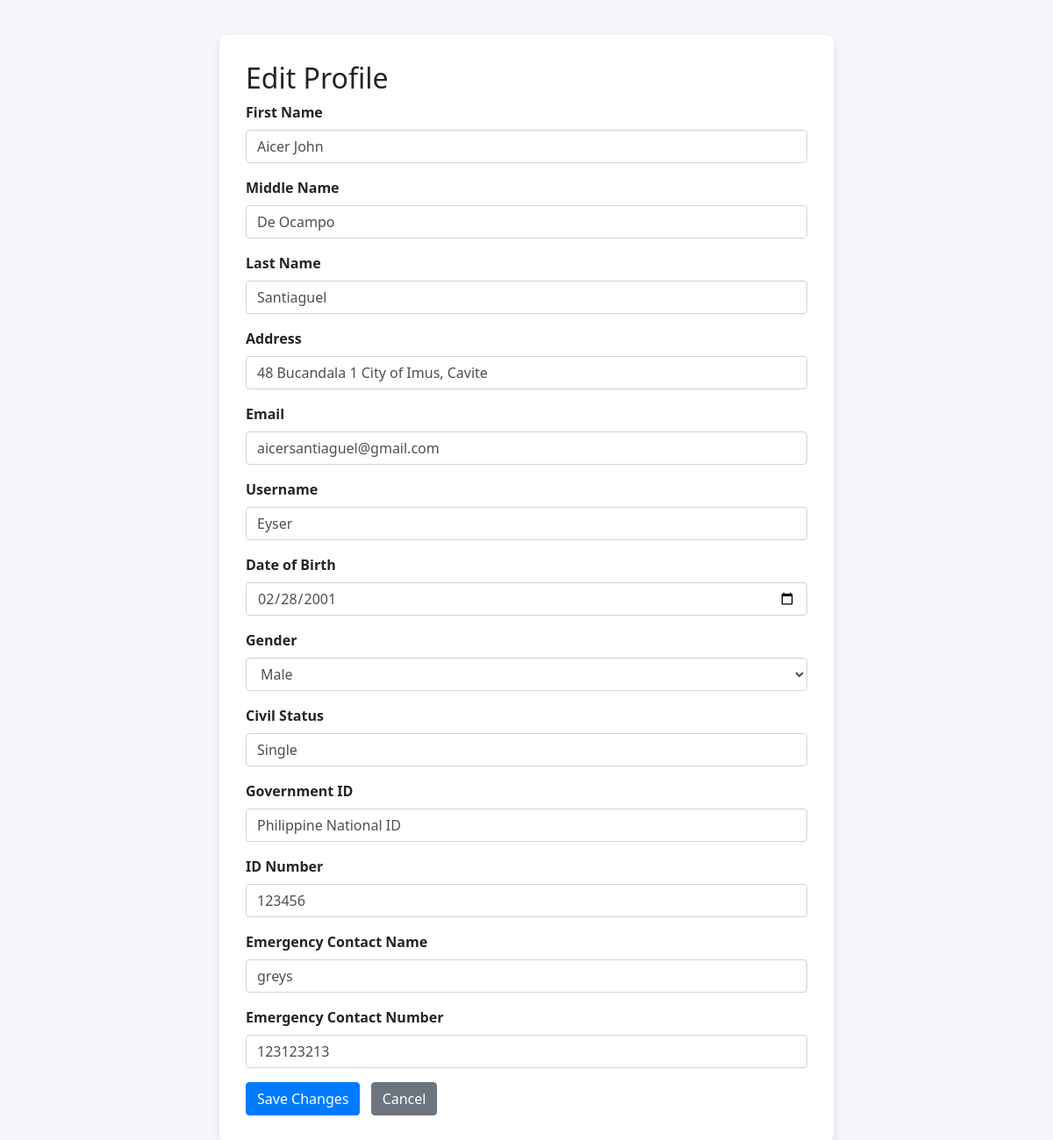
Screenshot of /chatbot-main/edit_profile.php (signed in) with the database file from the repository.
### tables this page shows
CREATE TABLE `users` (
  `id` int(11) NOT NULL,
  `first_name` varchar(100) NOT NULL,
  `middle_name` varchar(100) DEFAULT NULL,
  `last_name` varchar(100) NOT NULL,
  `address` varchar(255) NOT NULL,
  `email` varchar(150) NOT NULL,
  `username` varchar(100) NOT NULL,
  `password` varchar(255) NOT NULL,
  `dob` date NOT NULL,
  `gender` enum('Male','Female') NOT NULL,
  `civil_status` enum('Single','Married','Widowed') NOT NULL,
  `government_id` varchar(100) NOT NULL,
  `id_number` varchar(100) NOT NULL,
  `emergency_contact_name` varchar(150) NOT NULL,
  `emergency_contact_number` varchar(50) NOT NULL,
  `profile_pic` varchar(255) DEFAULT NULL,
  `dependents` text DEFAULT NULL,
  `status` enum('pending','approved','rejected') NOT NULL DEFAULT 'pending',
  `created_at` timestamp NOT NULL DEFAULT current_timestamp(),
  `updated_at` timestamp NOT NULL DEFAULT current_timestamp() ON UPDATE current_timestamp(),
  `is_admin` tinyint(1) NOT NULL DEFAULT 0
);

### chatbot-main/edit_profile.php (the view, shortened to what this page needs)
<?php
require_once('session_check.php');
$servername = "localhost";
$username = "root";
$password = "";
$dbname = "barangay_db";
try {
    $pdo = new PDO("mysql:host=$servername;dbname=$dbname;charset=utf8mb4", $username, $password);
    $pdo->setAttribute(PDO::ATTR_ERRMODE, PDO::ERRMODE_EXCEPTION);
    $stmt = $pdo->prepare("SELECT * FROM users WHERE id = ?");
    $stmt->execute([$_SESSION['user_id']]);
    $user = $stmt->fetch();
} catch (PDOException $e) {
    die("Database error: " . $e->getMessage());
}
?>
<!DOCTYPE html>
<html lang="en">
<head>
    <link rel="stylesheet" href="https://stackpath.bootstrapcdn.com/bootstrap/4.5.2/css/bootstrap.min.css" />
</head>
<body>
<div class="container edit-profile-container">
    <h2>Edit Profile</h2>
    <form method="post" novalidate>
        <div class="form-group">
            <label for="first_name">First Name</label>
            <input type="text" class="form-control" id="first_name" name="first_name" required value="<?= htmlspecialchars($user['first_name']) ?>">
        </div>
        <div class="form-group">
            <label for="middle_name">Middle Name</label>
            <input type="text" class="form-control" id="middle_name" name="middle_name" value="<?= htmlspecialchars($user['middle_name'] ?? '') ?>">
        </div>
        <div class="form-group">
            <label for="last_name">Last Name</label>
            <input type="text" class="form-control" id="last_name" name="last_name" required value="<?= htmlspecialchars($user['last_name']) ?>">
        </div>
        <div class="form-group">
            <label for="address">Address</label>
            <input type="text" class="form-control" id="address" name="address" required value="<?= htmlspecialchars($user['address']) ?>">
        </div>
        <div class="form-group">
            <label for="email">Email</label>
            <input type="email" class="form-control" id="email" name="email" required value="<?= htmlspecialchars($user['email']) ?>">
        </div>
        <div class="form-group">
            <label for="username">Username</label>
            <input type="text" class="form-control" id="username" name="username" required value="<?= htmlspecialchars($user['username']) ?>">
        </div>
        <div class="form-group">
            <label for="dob">Date of Birth</label>
            <input type="date" class="form-control" id="dob" name="dob" value="<?= htmlspecialchars($user['dob'] ?? '') ?>">
        </div>
        <div class="form-group">
            <label for="gender">Gender</label>
            <select class="form-control" id="gender" name="gender">
                <option value="Male" <?= (isset($user['gender']) && $user['gender'] === 'Male') ? 'selected' : '' ?>>Male</option>
            </select>
        </div>
        <div class="form-group">
            <label for="civil_status">Civil Status</label>
            <input type="text" class="form-control" id="civil_status" name="civil_status" value="<?= htmlspecialchars($user['civil_status']) ?>">
        </div>
        <div class="form-group">
            <label for="government_id">Government ID</label>
            <input type="text" class="form-control" id="government_id" name="government_id" value="<?= htmlspecialchars($user['government_id']) ?>">
        </div>
        <div class="form-group">
            <label for="id_number">ID Number</label>
            <input type="text" class="form-control" id="id_number" name="id_number" value="<?= htmlspecialchars($user['id_number']) ?>">
        </div>
        <div class="form-group">
            <label for="emergency_contact_name">Emergency Contact Name</label>
            <input type="text" class="form-control" id="emergency_contact_name" name="emergency_contact_name" value="<?= htmlspecialchars($user['emergency_contact_name']) ?>">
        </div>
        <div class="form-group">
            <label for="emergency_contact_number">Emergency Contact Number</label>
            <input type="text" class="form-control" id="emergency_contact_number" name="emergency_contact_number" value="<?= htmlspecialchars($user['emergency_contact_number']) ?>">
        </div>
        <button type="submit" class="btn btn-primary">Save Changes</button>
        <a href="profile.php" class="btn btn-secondary ml-2">Cancel</a>
    </form>
</div>
</body>
</html>

### chatbot-main/edit_profile.php (style rules this page uses)
body { font-family: 'Segoe UI', sans-serif; background-color: #f5f6fa; }
.edit-profile-container { max-width: 700px; margin: 40px auto; background-color: #fff; padding: 30px; border-radius: 8px; box-shadow: 0 4px 8px rgba(0,0,0,0.1); }
.form-group label { font-weight: bold; }

### rows the page displays
users: first_name "Aicer John", middle_name "De Ocampo", last_name "Santiaguel", address "48 Bucandala 1 City of Imus, Cavite", email "aicersantiaguel@gmail.com", username "Eyser", dob "02/28/2001", gender "Male", civil_status "Single", government_id "Philippine National ID", id_number "123456", emergency_contact_name "greys", emergency_contact_number "123123213"
